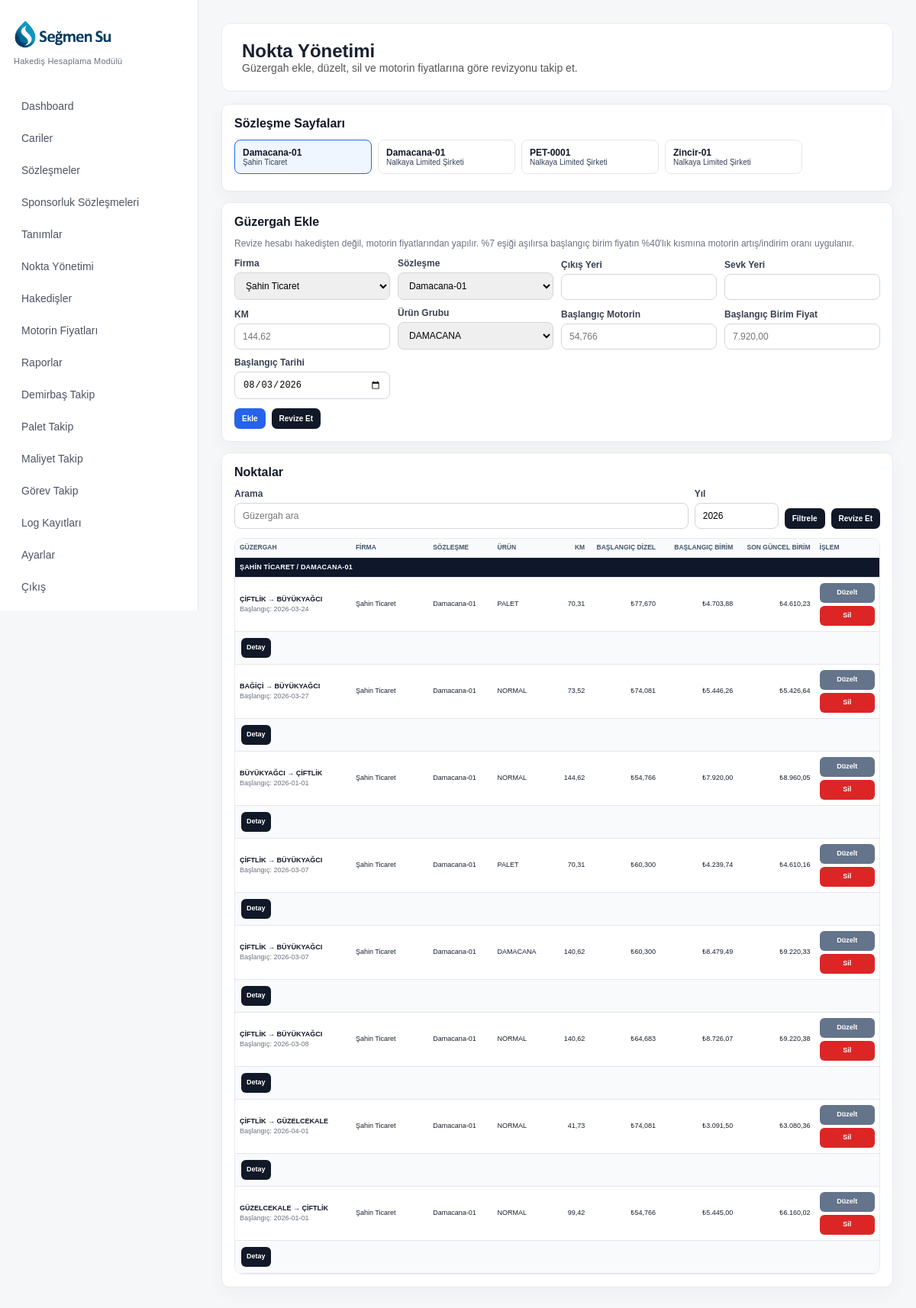
Screenshot of /nokta-yonetimi.php (signed in) with the database file from the repository.
### tables this page shows
CREATE TABLE `sozlesmeler` (
  `id` int(11) NOT NULL,
  `cari_id` int(11) NOT NULL,
  `sozlesme_no` varchar(100) DEFAULT NULL,
  `sozlesme_adi` varchar(255) DEFAULT NULL,
  `baslangic_tarihi` date DEFAULT NULL,
  `bitis_tarihi` date DEFAULT NULL,
  `motorin_baz_fiyati` decimal(10,3) DEFAULT 0.000,
  `fiyat_fark_orani` decimal(5,2) DEFAULT 7.00,
  `fiyat_fark_etki_orani` decimal(5,2) DEFAULT 40.00,
  `aciklama` text DEFAULT NULL,
  `durum` tinyint(4) DEFAULT 1,
  `created_at` timestamp NOT NULL DEFAULT current_timestamp(),
  `sozlesme_tutari` decimal(15,2) DEFAULT 0.00
);

CREATE TABLE `cariler` (
  `id` int(11) NOT NULL,
  `cari_kod` varchar(50) DEFAULT NULL,
  `cari_unvan` varchar(255) NOT NULL,
  `cari_tipleri` text DEFAULT NULL,
  `vergi_no` varchar(50) DEFAULT NULL,
  `vergi_dairesi` varchar(100) DEFAULT NULL,
  `yetkili_kisi` varchar(150) DEFAULT NULL,
  `telefon` varchar(50) DEFAULT NULL,
  `email` varchar(150) DEFAULT NULL,
  `adres` text DEFAULT NULL,
  `iban` varchar(100) DEFAULT NULL,
  `durum` tinyint(4) DEFAULT 1,
  `created_at` timestamp NOT NULL DEFAULT current_timestamp(),
  `firma_kodu` varchar(50) DEFAULT NULL,
  `firma_adi` varchar(255) DEFAULT NULL,
  `yetkili` varchar(255) DEFAULT NULL,
  `tip` varchar(50) DEFAULT NULL
);

CREATE TABLE `tarifeler` (
  `id` int(11) NOT NULL,
  `cari_id` int(11) DEFAULT NULL,
  `sozlesme_id` int(11) DEFAULT NULL,
  `firma_adi` varchar(255) DEFAULT NULL,
  `cikis_noktasi` varchar(255) DEFAULT NULL,
  `varis_noktasi` varchar(255) DEFAULT NULL,
  `arac_tipi` varchar(255) DEFAULT NULL,
  `sevkiyat_km` decimal(10,2) DEFAULT 0.00,
  `birim_fiyat` decimal(15,4) DEFAULT NULL,
  `motorin_baz_fiyati` decimal(15,4) DEFAULT NULL,
  `aktif` tinyint(4) DEFAULT 1,
  `created_at` timestamp NOT NULL DEFAULT current_timestamp(),
  `sozlesme_no` varchar(255) DEFAULT NULL,
  `baslangic_tarihi` date DEFAULT NULL,
  `bitis_tarihi` date DEFAULT NULL,
  `revizyon_no` int(11) DEFAULT 1,
  `aciklama` text DEFAULT NULL,
  `tarife_tipi` varchar(30) NOT NULL DEFAULT 'NORMAL',
  `motorin_revize` tinyint(1) NOT NULL DEFAULT 1
);

### nokta-yonetimi.php (the view, shortened to what the rows shown need)
<?php
require_once __DIR__ . '/config/database.php';
function e($value): string
{
    return htmlspecialchars((string)$value, ENT_QUOTES, 'UTF-8');
}
function paraGoster($value, int $decimals = 2): string
{
    return '₺' . number_format((float)$value, $decimals, ',', '.');
}
function sayiGoster($value, int $decimals = 2): string
{
    return number_format((float)$value, $decimals, ',', '.');
}
function temizNokta($value): string
{
    $value = trim((string)$value);
    $value = preg_replace('/\s+/', ' ', $value);
    return mb_strtoupper($value, 'UTF-8');
}
function gorunenNokta($value): string
{
    return strtr((string)$value, [
        '??FTL?K' => 'ÇİFTLİK',
        'B?Y?KYA?CI' => 'BÜYÜKYAĞCI',
        'G?ZELCEKALE' => 'GÜZELCEKALE',
        'BA??Ç?' => 'BAĞİÇİ',
        'S?NCAN' => 'SİNCAN',
    ]);
}
function farkYuzde(float $baslangicMotorin, float $hedefMotorin): float
{
    return $baslangicMotorin > 0 ? (($hedefMotorin - $baslangicMotorin) / $baslangicMotorin) * 100 : 0;
}
function tarihNorm($tarih, string $varsayilan): string
{
    $tarih = trim((string)$tarih);
    return $tarih === '' || $tarih === '0000-00-00' ? $varsayilan : $tarih;
}
function routeKey(array $row): string
{
    return implode('|', [
        (int)($row['cari_id'] ?? 0),
        (int)($row['sozlesme_id'] ?? 0),
        temizNokta($row['cikis_noktasi'] ?? ''),
        temizNokta($row['varis_noktasi'] ?? ''),
        temizNokta($row['tarife_tipi'] ?? 'NORMAL'),
    ]);
}
function kayitliTarifeDonemleri(array $rows, int $yil): array
{
    usort($rows, function($a, $b){
        return strcmp(tarihNorm($a['baslangic_tarihi'] ?? null, '0000-00-00'), tarihNorm($b['baslangic_tarihi'] ?? null, '0000-00-00'))
            ?: ((int)($a['revizyon_no'] ?? 1) <=> (int)($b['revizyon_no'] ?? 1))
            ?: ((int)($a['id'] ?? 0) <=> (int)($b['id'] ?? 0));
    });
    $donemler = [];
    foreach($rows as $index => $row){
        $baslangic = tarihNorm($row['baslangic_tarihi'] ?? null, $yil . '-01-01');
        $bitis = tarihNorm($row['bitis_tarihi'] ?? null, '');
        $birim = (float)($row['birim_fiyat'] ?? 0);
        $motorin = (float)($row['motorin_baz_fiyati'] ?? 0);
        $oncekiBirim = $index > 0 ? (float)($rows[$index - 1]['birim_fiyat'] ?? 0) : $birim;
        $donemler[] = [
            'id' => (int)($row['id'] ?? 0),
            'baslangic' => $baslangic,
            'bitis' => $bitis ?: null,
            'motorin' => $motorin,
            'birim' => $birim,
            'oran' => $index > 0 && (float)($rows[$index - 1]['motorin_baz_fiyati'] ?? 0) > 0 ? farkYuzde((float)$rows[$index - 1]['motorin_baz_fiyati'], $motorin) : 0,
            'zam' => $birim - $oncekiBirim,
            'revize' => $index > 0,
        ];
    }
    return $donemler;
}
$cariler = $db->query("
    SELECT id, firma_adi
    FROM cariler
    ORDER BY firma_adi ASC
")->fetchAll(PDO::FETCH_ASSOC);
$sozlesmeler = $db->query("
    SELECT id, cari_id, sozlesme_no, sozlesme_tutari
    FROM sozlesmeler
    ORDER BY sozlesme_no ASC
")->fetchAll(PDO::FETCH_ASSOC);
$editing = null;
$cariId = (int)($_GET['cari_id'] ?? 0);
$sozlesmeId = (int)($_GET['sozlesme_id'] ?? 0);
$arama = trim((string)($_GET['arama'] ?? ''));
$revizyonYili = (int)($_GET['revizyon_yili'] ?? date('Y'));
$cariAdlari = [];
foreach($cariler as $cari){
    $cariAdlari[(int)$cari['id']] = $cari['firma_adi'];
}
if($sozlesmeId <= 0 && !empty($sozlesmeler)){
    foreach($sozlesmeler as $sozlesme){
        if($cariId <= 0 || (int)$sozlesme['cari_id'] === $cariId){
            $sozlesmeId = (int)$sozlesme['id'];
            $cariId = (int)$sozlesme['cari_id'];
            break;
        }
    }
}
foreach($sozlesmeler as $sozlesme){
    if((int)$sozlesme['id'] === $sozlesmeId){
        $cariId = (int)$sozlesme['cari_id'];
        break;
    }
}
$rows = $db->query("
    SELECT
        t.*,
        COALESCE(c.firma_adi, t.firma_adi) AS firma_goster,
        COALESCE(s.sozlesme_no, t.sozlesme_no) AS sozlesme_goster
    FROM tarifeler t
    LEFT JOIN cariler c ON c.id = t.cari_id
    LEFT JOIN sozlesmeler s ON s.id = t.sozlesme_id
    WHERE t.cikis_noktasi IS NOT NULL
    AND t.varis_noktasi IS NOT NULL
    ORDER BY firma_goster ASC, sozlesme_goster ASC, t.cikis_noktasi ASC, t.varis_noktasi ASC, t.id ASC
")->fetchAll(PDO::FETCH_ASSOC);
$groups = [];
foreach($rows as $row){
    $baslangicBirim = (float)($row['birim_fiyat'] ?? 0);
    $baslangicMotorin = (float)($row['motorin_baz_fiyati'] ?? 0);
    $km = (float)($row['sevkiyat_km'] ?? 0);
    $row['_km'] = $km;
    $row['_baslangic_motorin'] = $baslangicMotorin;
    $row['_baslangic_birim'] = $baslangicBirim;
    $key = routeKey($row);
    if(!isset($groups[$key])){
        $groups[$key] = [
            'base' => $row,
            'rows' => [],
        ];
    }
    $groups[$key]['rows'][] = $row;
}
$guzergahlar = [];
foreach($groups as $group){
    $base = $group['base'];
    $firmaUygun = $cariId <= 0 || (int)($base['cari_id'] ?? 0) === $cariId;
    $sozlesmeUygun = $sozlesmeId <= 0 || (int)($base['sozlesme_id'] ?? 0) === $sozlesmeId;
    $aramaMetni = mb_strtolower(($base['firma_goster'] ?? '') . ' ' . ($base['sozlesme_goster'] ?? '') . ' ' . ($base['cikis_noktasi'] ?? '') . ' ' . ($base['varis_noktasi'] ?? ''), 'UTF-8');
    $aramaUygun = $arama === '' || mb_strpos($aramaMetni, mb_strtolower($arama, 'UTF-8')) !== false;
    if(!$firmaUygun || !$sozlesmeUygun || !$aramaUygun){
        continue;
    }
    $base['_fiyat_donemleri'] = kayitliTarifeDonemleri($group['rows'], $revizyonYili);
    $guzergahlar[] = $base;
}
?>
<!DOCTYPE html>
<html lang="tr">
<head>
<link rel="stylesheet" href="assets/css/style.css">
</head>
<body>
<div class="main">
    <div class="topbar">
        <h2>Nokta Yönetimi</h2>
    </div>
    <div class="panel">
        <div class="contract-tabs">
            <?php foreach($sozlesmeler as $sozlesme): ?>
                <?php
                    $active = (int)$sozlesme['id'] === $sozlesmeId;
                    $href = 'nokta-yonetimi.php?cari_id=' . (int)$sozlesme['cari_id'] . '&sozlesme_id=' . (int)$sozlesme['id'] . '&revizyon_yili=' . (int)$revizyonYili;
                ?>
                <a class="contract-tab <?php echo $active ? 'active' : ''; ?>" href="<?php echo e($href); ?>">
                    <strong><?php echo e($sozlesme['sozlesme_no']); ?></strong>
                    <span><?php echo e($cariAdlari[(int)$sozlesme['cari_id']] ?? '-'); ?></span>
                </a>
            <?php endforeach; ?>
        </div>
    </div>
    <div class="panel">
        <form method="POST">
            <div class="form-grid">
                <?php if(!$editing): ?>
                <div>
                    <label>Firma</label>
                    <select name="cari_id" id="form_cari" required>
                        <?php foreach($cariler as $cari): ?>
                            <option value="<?php echo (int)$cari['id']; ?>" <?php echo (int)($editing['cari_id'] ?? $cariId) === (int)$cari['id'] ? 'selected' : ''; ?>><?php echo e($cari['firma_adi']); ?></option>
                        <?php endforeach; ?>
                    </select>
                </div>
                <div>
                    <label>Sözleşme</label>
                    <select name="sozlesme_id" id="form_sozlesme" required>
                        <?php foreach($sozlesmeler as $sozlesme): ?>
                            <option value="<?php echo (int)$sozlesme['id']; ?>" data-cari="<?php echo (int)$sozlesme['cari_id']; ?>" <?php echo (int)($editing['sozlesme_id'] ?? $sozlesmeId) === (int)$sozlesme['id'] ? 'selected' : ''; ?>><?php echo e($sozlesme['sozlesme_no']); ?></option>
                        <?php endforeach; ?>
                    </select>
                </div>
                <div>
                    <label>Çıkış Yeri</label>
                    <input list="nokta_listesi" name="cikis_noktasi" value="<?php echo e($editing['cikis_noktasi'] ?? ''); ?>" required>
                </div>
                <div>
                    <label>Sevk Yeri</label>
                    <input list="nokta_listesi" name="varis_noktasi" value="<?php echo e($editing['varis_noktasi'] ?? ''); ?>" required>
                </div>
                <div>
                    <label>KM</label>
                    <input type="text" name="sevkiyat_km" id="sevkiyat_km" value="<?php echo $editing ? e(sayiGoster($editing['sevkiyat_km'], 2)) : ''; ?>" placeholder="144,62">
                </div>
                <?php endif; ?>
            </div>
        </form>
    </div>
    <div class="panel">
        <?php if(empty($guzergahlar)): ?>
            <div class="note">Seçilen filtrelere uygun nokta/güzergah bulunamadı.</div>
        <?php else: ?>
            <div class="table-wrap">
                <table>
                    <thead>
                        <tr>
                            <th class="sticky-col">Güzergah</th>
                            <th>Firma</th>
                            <th>Sözleşme</th>
                            <th>Ürün</th>
                            <th class="right">KM</th>
                            <th class="right">Başlangıç Dizel</th>
                            <th class="right">Başlangıç Birim</th>
                            <th class="right">Son Güncel Birim</th>
                            <th>İşlem</th>
                        </tr>
                    </thead>
                    <tbody>
                    <?php $currentContractGroup = ''; ?>
                    <?php foreach($guzergahlar as $row): ?>
                        <?php
                            $contractGroup = trim(($row['firma_goster'] ?: '-') . ' / ' . ($row['sozlesme_goster'] ?: 'Sözleşme yok'));
                            $donemler = $row['_fiyat_donemleri'] ?? [];
                            $sonDonem = !empty($donemler) ? end($donemler) : null;
                            if($contractGroup !== $currentContractGroup):
                                $currentContractGroup = $contractGroup;
                        ?>
                            <tr class="contract-row">
                                <td colspan="9"><?php echo e($currentContractGroup); ?></td>
                            </tr>
                        <?php endif; ?>
                        <?php $otomatikEklendi = strtoupper((string)($row['tarife_tipi'] ?? '')) === 'OTOMATIK' || stripos((string)($row['aciklama'] ?? ''), 'OTOMATIK') !== false; ?>
                        <tr class="<?php echo $otomatikEklendi ? 'auto-added-row' : ''; ?>">
                            <td class="sticky-col">
                                <span class="route-title"><?php echo e(gorunenNokta($row['cikis_noktasi'])); ?> → <?php echo e(gorunenNokta($row['varis_noktasi'])); ?></span>
                                <span class="muted">Başlangıç: <?php echo e($row['baslangic_tarihi'] ?: '-'); ?></span>
                            </td>
                            <td><?php echo e($row['firma_goster'] ?: '-'); ?></td>
                            <td><?php echo e($row['sozlesme_goster'] ?: '-'); ?></td>
                            <td><?php echo e($row['tarife_tipi'] ?: 'DAMACANA'); ?></td>
                            <td class="right"><?php echo sayiGoster($row['_km'], 2); ?></td>
                            <td class="right"><?php echo paraGoster($row['_baslangic_motorin'], 3); ?></td>
                            <td class="right"><?php echo paraGoster($row['_baslangic_birim'], 2); ?></td>
                            <td class="right"><?php echo paraGoster($sonDonem['birim'] ?? $row['_baslangic_birim'], 2); ?></td>
                            <td>
                                <div class="actions">
                                    <a class="btn btn-muted" href="nokta-yonetimi.php?edit=<?php echo (int)$row['id']; ?>">Düzelt</a>
                                    <a class="btn btn-red" href="nokta-yonetimi.php?sil=<?php echo (int)$row['id']; ?>" onclick="return confirm('Bu güzergah silinsin mi?');">Sil</a>
                                </div>
                            </td>
                        </tr>
                        <tr>
                            <td colspan="9" class="detail-box">
                                <details>
                                    <summary class="btn">Detay</summary>
                                </details>
                            </td>
                        </tr>
                    <?php endforeach; ?>                    </tbody>
                </table>
            </div>
        <?php endif; ?>
    </div>
</div>
</body>
</html>

### rows the page displays
sozlesmeler: sozlesme_no "Damacana-01", cari "Şahin Ticaret", cari_id "Şahin Ticaret"
sozlesmeler: sozlesme_no "Damacana-01", cari "Nalkaya Limited Şirketi"
sozlesmeler: sozlesme_no "PET-0001", cari "Nalkaya Limited Şirketi"
sozlesmeler: sozlesme_no "Zincir-01", cari "Nalkaya Limited Şirketi"
tarifeler: currentContractGroup "ŞAHIN TICARET / DAMACANA-01", cikis_noktasi "ÇİFTLİK", varis_noktasi "BÜYÜKYAĞCI", baslangic_tarihi "2026-03-24", firma_goster "Şahin Ticaret", sozlesme_goster "Damacana-01", tarife_tipi "PALET", sevkiyat_km "70,31", _baslangic_motorin "₺77,670", _baslangic_birim "₺4.703,88", _baslangic_birim "₺4.610,23"
tarifeler: cikis_noktasi "ÇİFTLİK", varis_noktasi "BÜYÜKYAĞCI", baslangic_tarihi "2026-03-07", firma_goster "Şahin Ticaret", sozlesme_goster "Damacana-01", tarife_tipi "PALET", sevkiyat_km "70,31", _baslangic_motorin "₺60,300", _baslangic_birim "₺4.239,74", _baslangic_birim "₺4.610,16"

### other values shown
gorunenNokta($row['cikis_noktasi']) "BAĞİÇİ"
gorunenNokta($row['varis_noktasi']) "BÜYÜKYAĞCI"
$row['baslangic_tarihi'] ?: '-' "2026-03-27"
$row['firma_goster'] ?: '-' "Şahin Ticaret"
$row['sozlesme_goster'] ?: '-' "Damacana-01"
$row['tarife_tipi'] ?: 'DAMACANA' "NORMAL"
sayiGoster($row['_km'], 2) "73,52"
paraGoster($row['_baslangic_motorin'], 3) "₺74,081"
paraGoster($row['_baslangic_birim'], 2) "₺5.446,26"
paraGoster($sonDonem['birim'] ?? $row['_baslangic_birim'], 2) "₺5.426,64"
gorunenNokta($row['cikis_noktasi']) "BÜYÜKYAĞCI"
gorunenNokta($row['varis_noktasi']) "ÇİFTLİK"
$row['baslangic_tarihi'] ?: '-' "2026-01-01"
sayiGoster($row['_km'], 2) "144,62"
paraGoster($row['_baslangic_motorin'], 3) "₺54,766"
